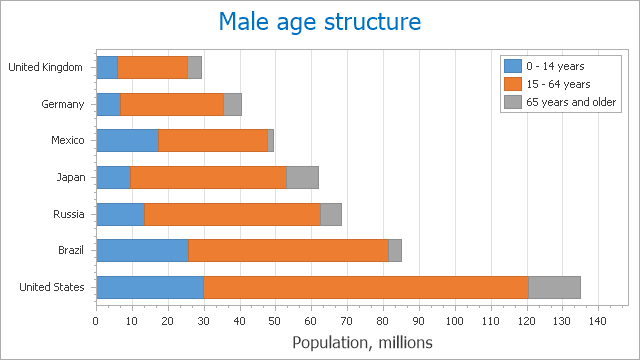
#> input picture maincode/verticalstack/case3.png, 640 x 360 px
$ python filterimage.py
#> lines starting #> are read from the running program, lines starting #| are printed output that depends on the picture
import cv2
import numpy as np
import matplotlib.pyplot as plt
from sklearn.cluster import MiniBatchKMeans

def obtainbars(img):
    """
    Pass a gray scaled image as input to obtain only the bars
    """


    # Thresholding the image
    # (thresh, img_bin) = cv2.threshold(img, 240, 255,0)
    # Invert the image

    img_bin=img
    # img_bin=cv2.cvtColor(img,cv2.COLOR_BGR2GRAY)

    img_bin = 255-img_bin

    # plt.imshow(img)
    # plt.show()

    # Defining a kernel length
    kernel_length = np.array(img).shape[1]//80

    # A vertical kernel of (1 X kernel_length), which will help to detect all the vertical line from the image.
    verticle_kernel=cv2.getStructuringElement(cv2.MORPH_RECT,(10,kernel_length))


    # A kernel of (3 X 3) ones.
    kernel = cv2.getStructuringElement(cv2.MORPH_RECT, (3, 3))

    # Morphological operation to detect vertical lines from an image

    img_temp1=cv2.erode(img_bin,verticle_kernel,iterations=3)
    verticle_lines_img=cv2.dilate(img_temp1,verticle_kernel,iterations=3)
    verticle_lines_img=255-verticle_lines_img

    return verticle_lines_img


if __name__=="__main__":
    # Read the image
    img = cv2.imread('case3.png', 0)
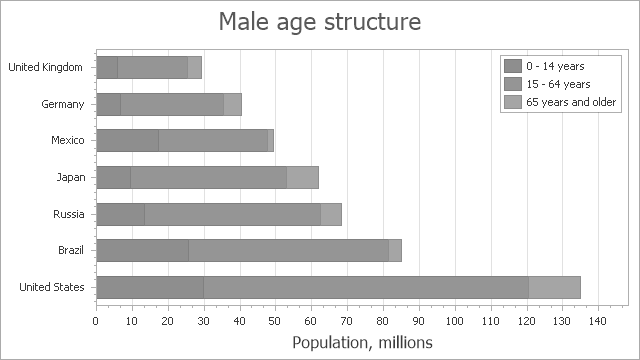
#> img: shape (360, 640); min 59, max 255, mean 232
    # img=cv2.imread('mixed.jpg',0)
    horizontal_lines_img=obtainbars(img)
#> in obtainbars, `img_bin = 255-img_bin`:
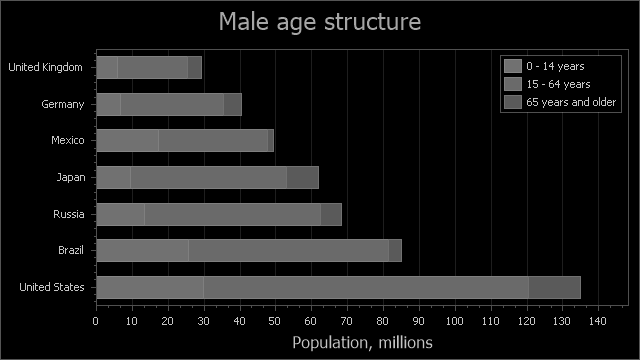
#> img_bin: shape (360, 640); min 0, max 196, mean 23
#> in obtainbars, `img_temp1=cv2.erode(img_bin,verticle_kernel,iterations=3)`:
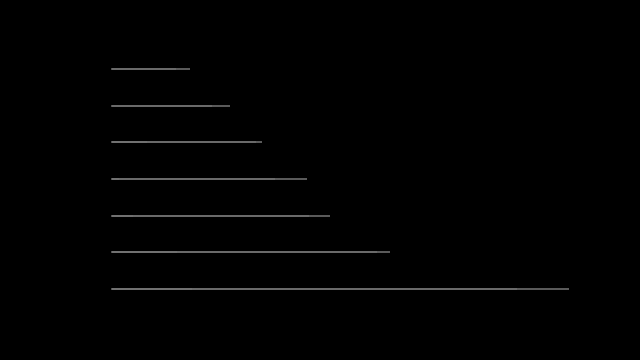
#> img_temp1: shape (360, 640); min 0, max 113, mean 1.4
#> in obtainbars, `verticle_lines_img=cv2.dilate(img_temp1,verticle_kernel,iterations=3)`:
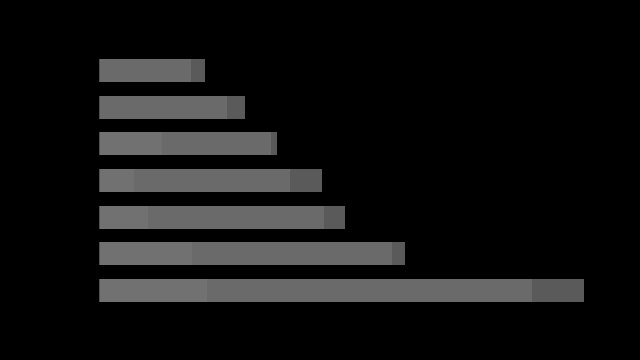
#> verticle_lines_img: shape (360, 640); min 0, max 113, mean 17.9
#> in obtainbars, `verticle_lines_img=255-verticle_lines_img`:
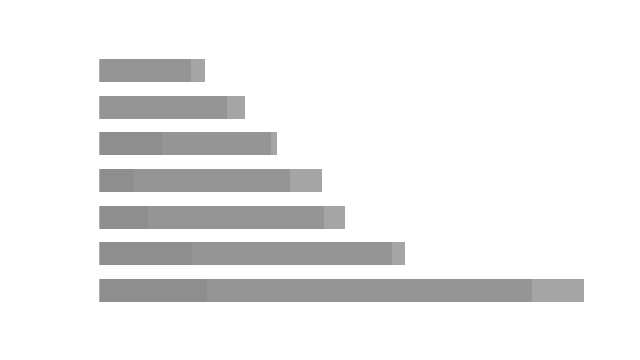
#> verticle_lines_img: shape (360, 640); min 142, max 255, mean 237.1
    cv2.imwrite("test_filtered.png",horizontal_lines_img)
    plt.imshow(horizontal_lines_img,cmap="gray")
    plt.show()

$ run again, with maincode/verticalstack/case1.png copied over maincode/verticalstack/case3.png
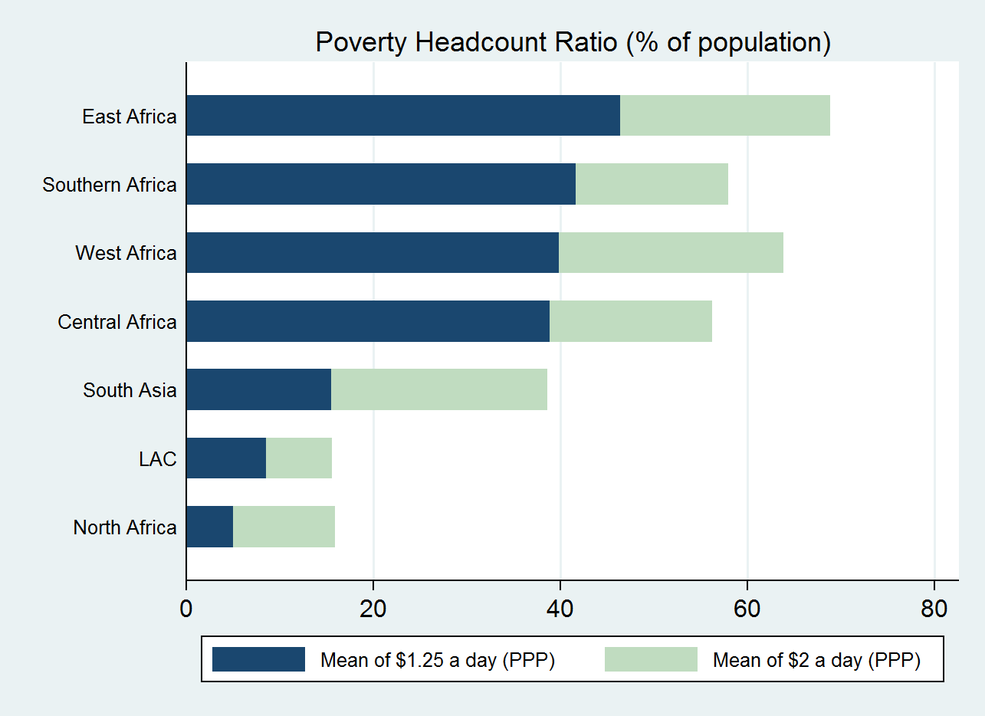
#> input picture maincode/verticalstack/case1.png, 985 x 716 px, shrunk from 1285 x 934 before the run
#> in obtainbars, `img_temp1=cv2.erode(img_bin,verticle_kernel,iterations=3)`:
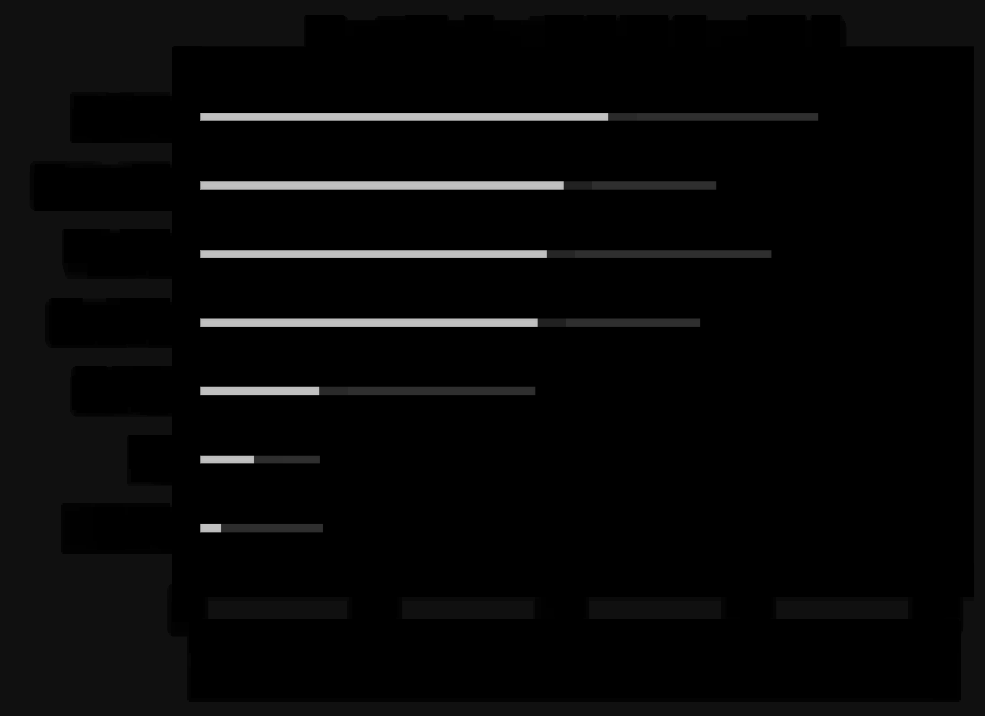
#> img_temp1: shape (716, 985); min 0, max 193, mean 7.4
#> in obtainbars, `verticle_lines_img=255-verticle_lines_img`:
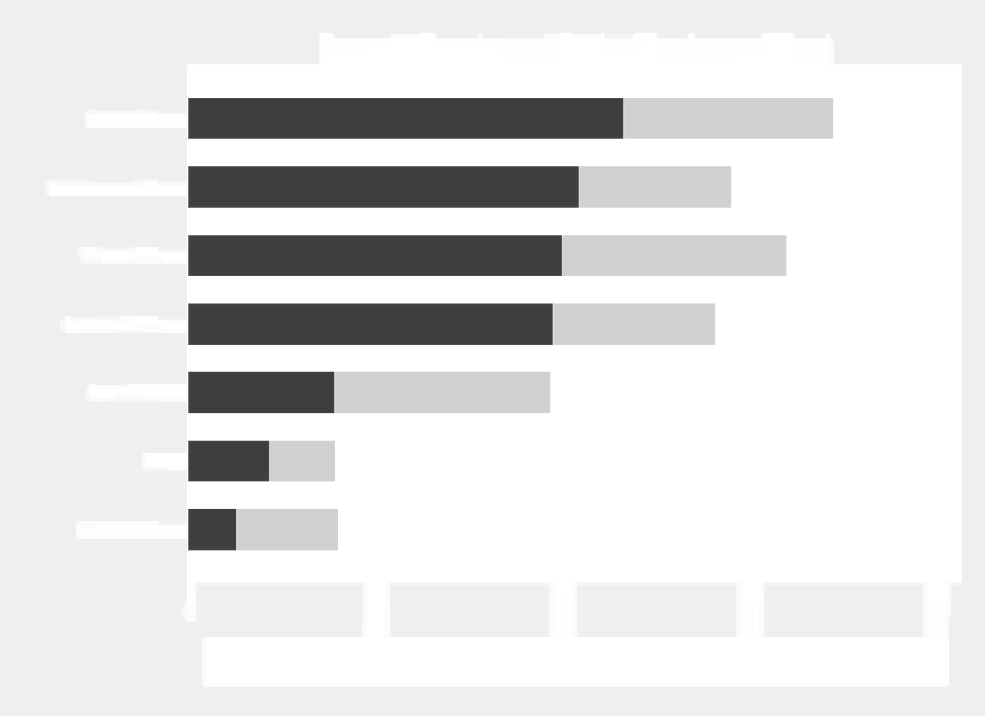
#> verticle_lines_img: shape (716, 985); min 62, max 255, mean 225.9

$ run again, with maincode/verticalstack/case2.png copied over maincode/verticalstack/case3.png
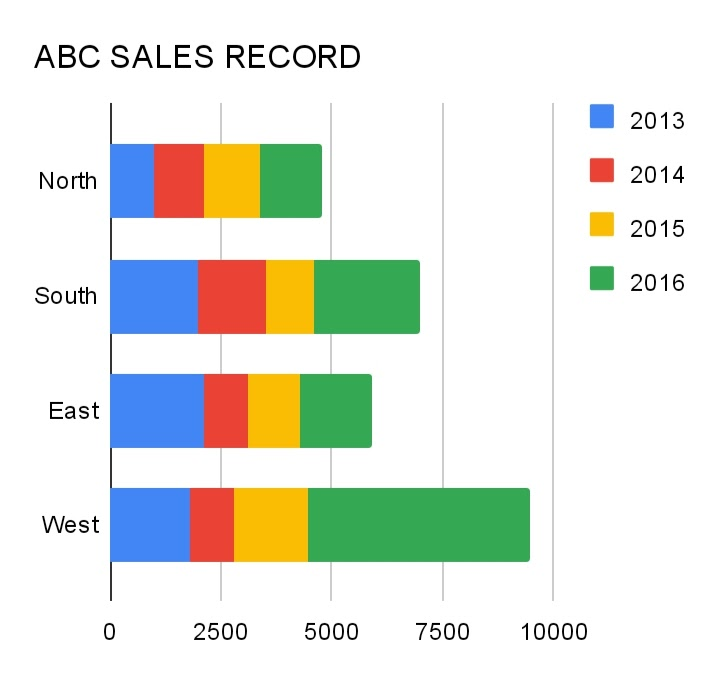
#> input picture maincode/verticalstack/case2.png, 719 x 676 px
#> in obtainbars, `img_temp1=cv2.erode(img_bin,verticle_kernel,iterations=3)`:
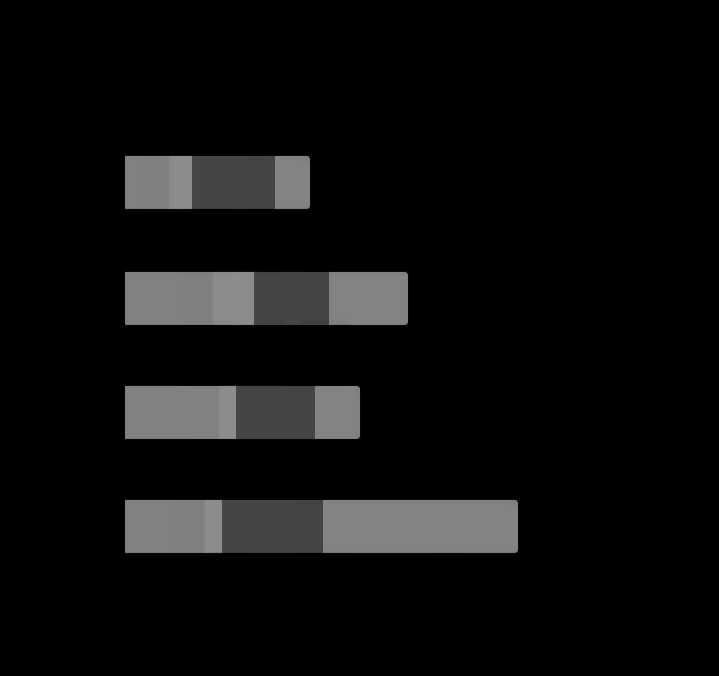
#> img_temp1: shape (676, 719); min 0, max 140, mean 13.4
#> in obtainbars, `verticle_lines_img=255-verticle_lines_img`:
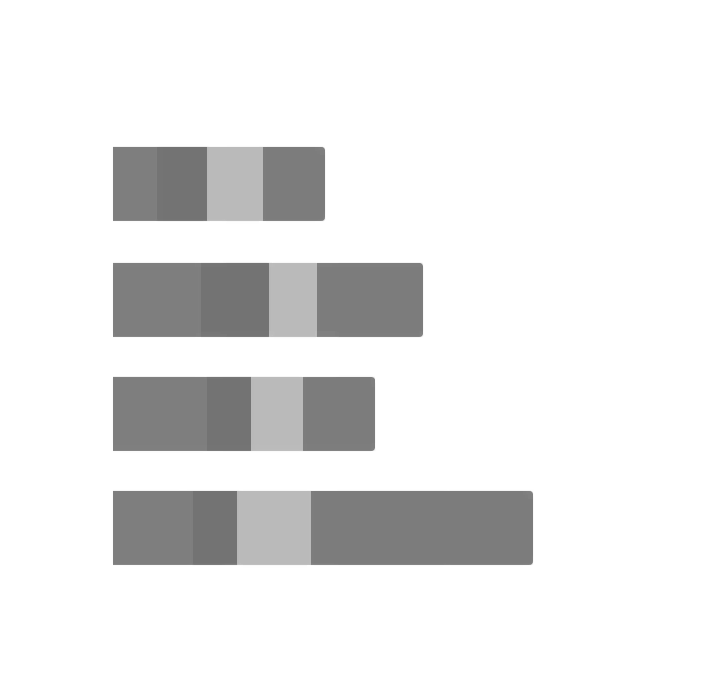
#> verticle_lines_img: shape (676, 719); min 115, max 255, mean 233
